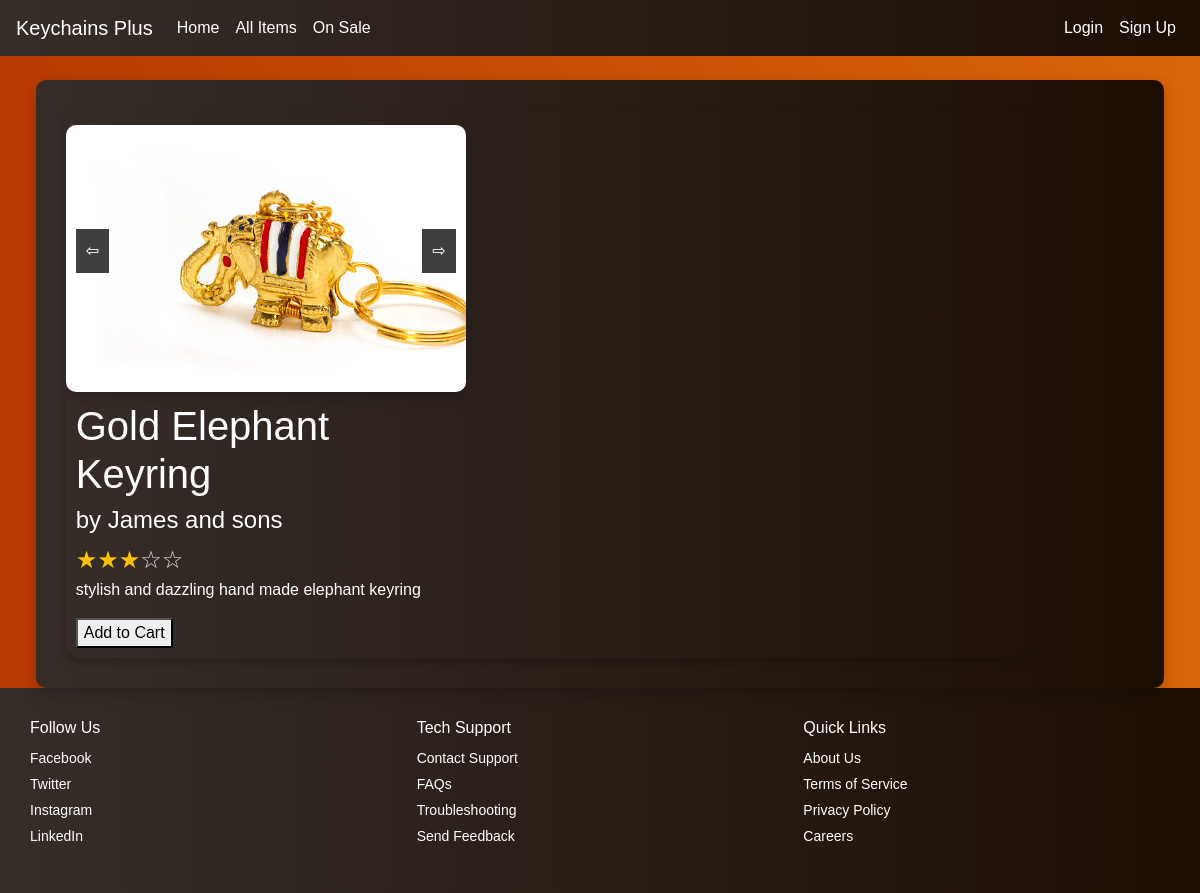
The page /item/7 on the database its author committed.
### app/models.py (models this page shows)
class Items(db.Model):
    __tablename__ = 'Items'
    id = db.Column(db.Integer, primary_key=True)
    name = db.Column(db.String(500), nullable=False)
    description = db.Column(db.String(5000))
    imageFile = db.Column(db.String, nullable=False)
    colour = db.Column(db.String(500))
    price = db.Column(db.Float, nullable=False)
    onSale = db.Column(db.Boolean)
    salePrice = db.Column(db.Float)
    stock = db.Column(db.Integer)
    dateAdded = db.Column(db.String(500))
    averageRating = db.Column(db.Float)
    supplierId = db.Column(db.Integer, db.ForeignKey('Supplier.id'))
    supplier = db.relationship("Supplier", backref="items")
    users = db.relationship("Users", secondary="Sales", back_populates="items")

class Supplier(db.Model):
    __tablename__ = 'Supplier'
    id = db.Column(db.Integer, primary_key=True)
    name = db.Column(db.String(500), nullable=False)
    address = db.Column(db.String(5000))
    postcode = db.Column(db.String(5000))
    averageRating = db.Column(db.Float)

### app/views.py (the view)
@app.route('/item/<int:id>', methods=['GET', 'POST'])
def show_item(id):
    item = db.session.get(models.Items, id)
    if not item:
        flash("Item not found.")
        return redirect(url_for('home'))
    title = item.name
    if not item:
        flash("Item not found.")
        return redirect(url_for('home'))
    image_file = os.path.join(app.static_folder, 'photos', item.imageFile)
    images =os.listdir(image_file)
    return render_template('ItemDisplay.html', title=title, item=item, images=images, ratings=[item.averageRating], containers=["star-rating"])

### app/templates/ItemDisplay.html (shortened to what this page needs)
{% extends "NavBar.html" %}
{% block content %}
<div class="item-display">
    <div class="card-display">
        <div class="image-display carousel">
            <div class="carousel-images">
                {% for image in images %}
                <img src="{{ url_for('static', filename='photos/' ~ item.imageFile ~ '/' ~ image) }}" class="{% if loop.first %}active{% endif %} image-format">
                {% if images|length != 1 %}
                <button class="arrow left" onclick="prevImage()">⇦</button>
                <button class="arrow right" onclick="nextImage()">⇨</button>
                {% endif %}
                {% endfor %}
            </div>
        </div>
        <div class="description-display">
            <h1>{{title}}</h1>
            <h4>by {{ item.supplier.name }}</h4>
            <div id="star-rating" class="star-container">
            </div>
            <p>{{ item.description }}</p>
            <button id="addToCartButton" type="button" onclick="addToBasket({{item.id}})">Add to Cart</button>
        </div>
    </div>
</div>
{% endblock%}

### app/static/styles.css (style rules this page uses)
body { background: linear-gradient(to right, #B83A01, #DA6509); color: #fff; font-family: Arial, sans-serif; height: 100vh; }
.carousel-images img { display: none; width: 100%; }
.carousel-images img.active { display: block; }
.arrow { position: absolute; top: 50%; transform: translateY(-50%); background-color: rgba(0, 0, 0, 0.5); color: white; border: none; padding: 10px; cursor: pointer; }
.arrow.left { left: 10px; }
.arrow.right { right: 10px; }
.item-display { display: flex; flex-wrap: wrap; gap: 25px; padding: 30px; border-radius: 10px; background: linear-gradient(to right, #362d29, #1d0e03); box-shadow: 0 5px 15px rgba(0, 0, 0, 0.2); backdrop-filter: blur(10px); width: 99%; }
.image-display { flex: 1 1 45%; height: auto; object-fit: cover; min-width: 200px; max-width: 400px; position: relative; align-content: center; }
.image-display img { margin-top: 15px; border-radius: 10px; box-shadow: 0 5px 15px rgba(0, 0, 0, 0.2); }
.description-display { flex: 1 1 45%; min-width: 200px; max-width: 400px; padding: 10px; border-radius: 10px; }
.star-container { display: inline-flex; align-items: center; font-size: 1.5rem; position: relative; }
.card-display { width: 90%; max-width: 1200px; border-radius: 15px; overflow: hidden; box-shadow: 0 4px 8px rgba(0, 0, 0, 0.2); }

### rows shown on the page
Items: imageFile (picture), name "Gold Elephant Keyring", description "stylish and dazzling hand made elephant keyring"
Supplier: supplier.name "James and sons"
